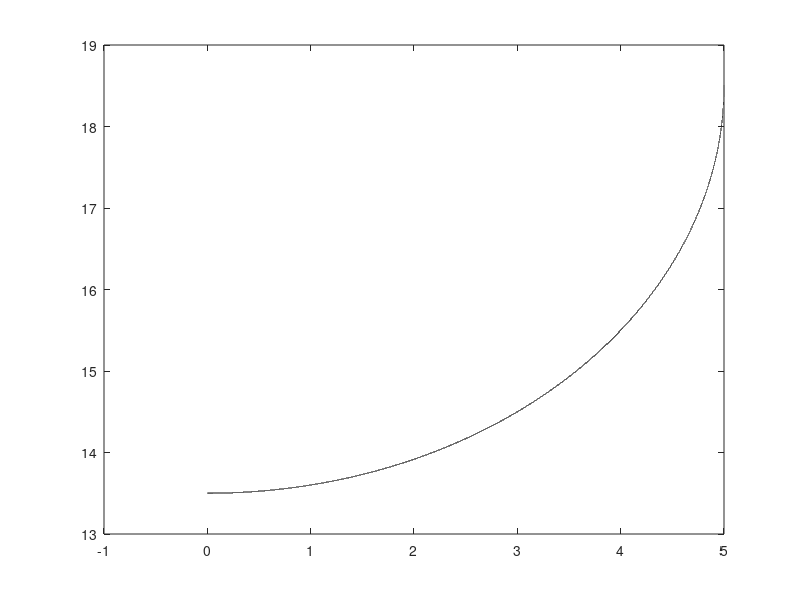

Here is the MATLAB script that generated this plot:
% draw circle code
% resolution of plot
t2 = linspace(2*pi,3*pi/2,100000);

% assumed centre of the circle (cirX, cirY): sets at origin(0,0)

cirX2 = 0;
cirY2 = 18.50;

% radius of the centre circle, 500mm = 5m
r = 5;

% circle dual equations

x2 = r*cos(t2) + cirX2;
y2 = r*sin(t2) + cirY2;

plot(x2,y2,'Color', 'black');
% end of code